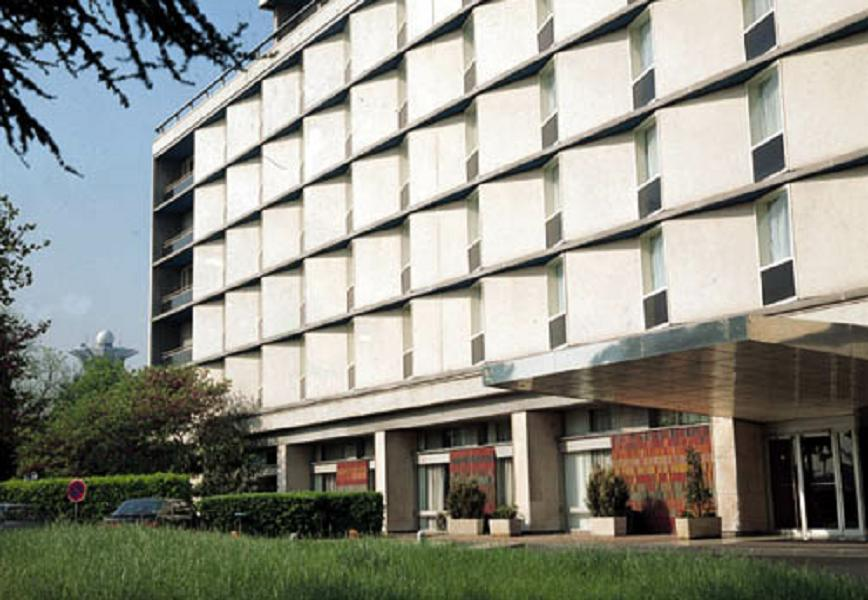
#> input picture opencv_practice/building.jpg, 868 x 600 px
$ jupyter execute '210812 class1 특징점 검출.ipynb'
#> lines starting #> are read from the running program, lines starting #| are printed output that depends on the picture
[cell 1]
import cv2
import numpy as np
import matplotlib.pyplot as plt
import sys

[cell 2]
src = cv2.imread('building.jpg', cv2.IMREAD_GRAYSCALE)
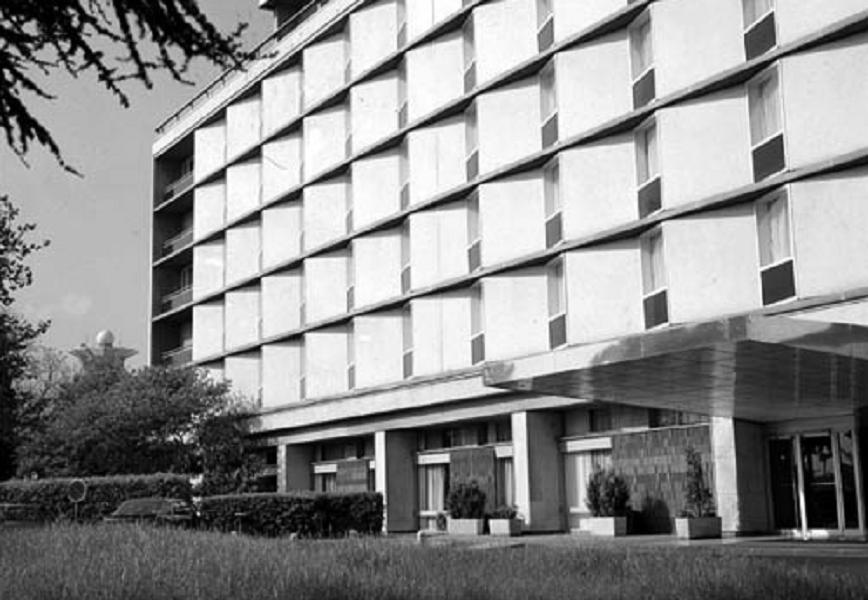
#> src: shape (600, 868); min 0, max 255, mean 142.3

if src is None:
    print('Image load failed!')
    sys.exit()

tm = cv2.TickMeter()#연산 시간 측정 객체

# GFTT
tm.start()#시간 측정 시작

corners = cv2.goodFeaturesToTrack(src, 400, 0.01, 10)#(이미지, 코너검출최대수, 코너결정상수, 코너사이최소거리)
#> corners = 400 rows, first 8: [198, 514], [15, 20], [781, 134], [764, 304], [4, 70], [791, 261], [31, 247], [772, 13]

tm.stop()#시간 측정 종료
print('GFTT: {}ms.'.format(tm.getTimeMilli()))

dst1 = cv2.cvtColor(src, cv2.COLOR_GRAY2BGR)

if corners is not None:
    for i in range(corners.shape[0]):
        pt = (int(corners[i, 0, 0]), int(corners[i, 0, 1]))
        cv2.circle(dst1, pt, 5, (0, 0, 255), 2)
#> this loop made 400 passes
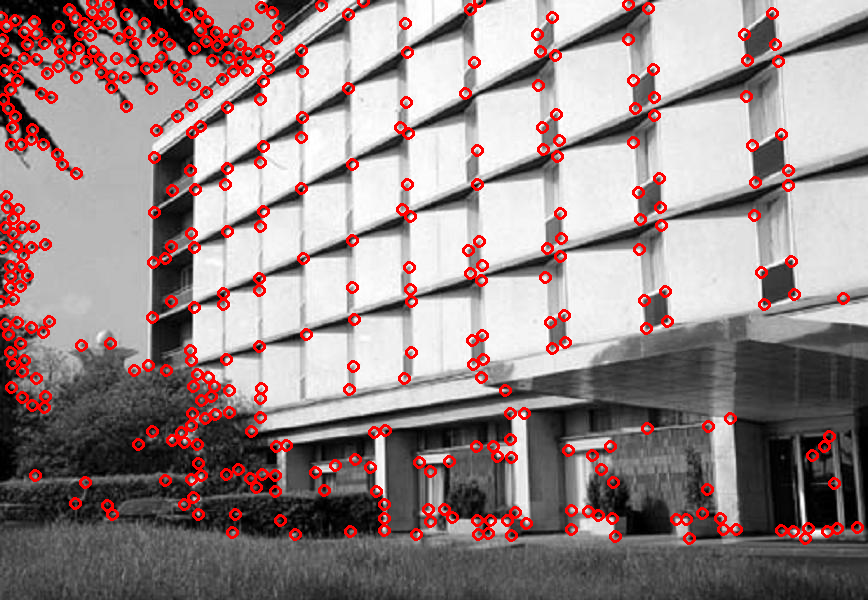
#> dst1: shape (600, 868, 3); mean B, G, R 134.1, 134.1, 151.1

# FAST
tm.reset()
tm.start()

fast = cv2.FastFeatureDetector_create(60)#(임계값)
keypoints = fast.detect(src)
#> keypoints = 580 keypoints; strongest (x, y, size): (198, 514, 7), (791, 261, 7), (772, 13, 7), (781, 135, 7)

tm.stop()
print('FAST: {}ms.'.format(tm.getTimeMilli()))

dst2 = cv2.cvtColor(src, cv2.COLOR_GRAY2BGR)

for kp in keypoints:
    pt = (int(kp.pt[0]), int(kp.pt[1]))
    cv2.circle(dst2, pt, 5, (0, 0, 255), 2)
#> this loop made 580 passes
#> kp on passes 1 to 3: keypoint at (176, 3), size 7, keypoint at (260, 3), size 7, keypoint at (629, 3), size 7
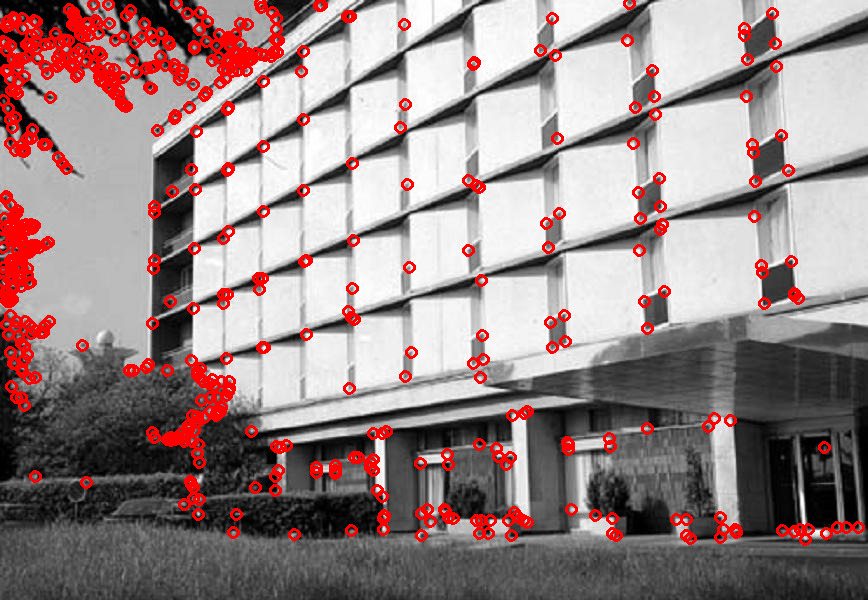
#> dst2: shape (600, 868, 3); mean B, G, R 133.2, 133.2, 152.4

cv2.imshow('src', src)
cv2.imshow('dst1', dst1)
cv2.imshow('dst2', dst2)
cv2.waitKey()

cv2.destroyAllWindows()

2.이미지 피라미드\
이미지를 확대. 축소 샘플링(4배, 1/4배 등)\
동작: upsize(zoom in ) / downsize(zoom out)\

[guassian pyramid]\
1) Gaussian Pyramid:이미지다운 샘플링. 모든 레이어는 아래에서 위로 번호가 매겨짐 (i+1). 짝수번째 행과 열을 제거함으로 축소 (1, 1/4, 1/8)\
2) Laplacian Pyramid: 위 가우시안 피라미드 아래층의 이미지로 업 샘플링된 이미지 재구성(해상도 낮음)\

<Gaussian Pyramid 예>\
ig = cv2.imread('k.jpg')\
lower_reso = cv2.pyrDown(img) #원본 이미지 1/4 사이즈\
higher_reso = cv2.pyrUp(img)원본이미지 4배 사이즈\

<Laplacian Pyramid 예>\
가우시안 피라미드로 이미지를 축소했다가 다시 확대하면 이 과정에서 행이나 열이 소실된다. 이렇게 생성된 이미지를 원본 이미지 크기로 변경한 뒤 원본 이미지에서 피라미드 이미지의 차 를 계산하면 이미지 운곽 도출

[cell 3]
import cv2

img = cv2.imread('building.jpg')
#> img is the input picture: shape (600, 868, 3); mean B, G, R 133.7, 143.6, 142.9

s = cv2.pyrDown(img)  # 원본 이미지의 1/4사이즈
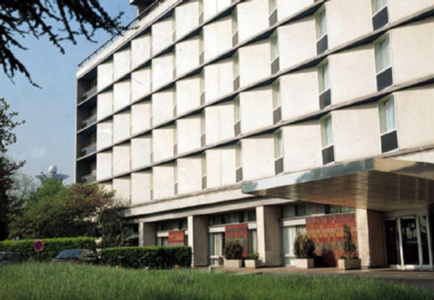
#> s: shape (300, 434, 3); mean B, G, R 133.8, 143.6, 143
l = cv2.pyrUp(s)  #원본 이미지의 4배 사이즈\

h,w,c = img.shape
#> h = 600; w = 868; c = 3
l2 = cv2.resize(l,(w,h))
res = cv2.subtract(img,l2)
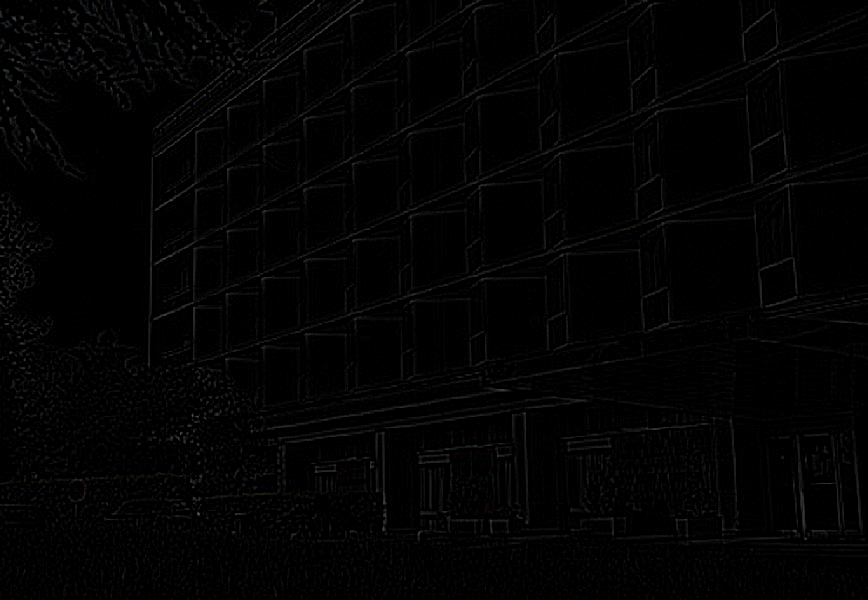
#> res: shape (600, 868, 3); mean B, G, R 2.8, 2.8, 2.8

cv2.imshow('img',res)
cv2.waitKey(0)
cv2.destroyAllWindows()

$ run again, with opencv_practice/a.jpg copied over opencv_practice/building.jpg
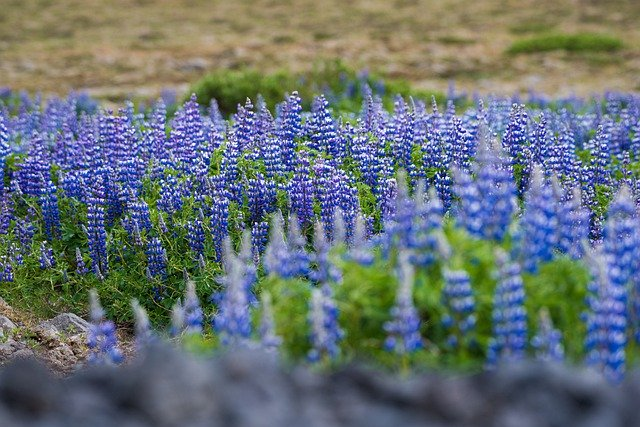
#> input picture opencv_practice/a.jpg, 640 x 427 px
#> corners = 400 rows, first 8: [329, 146], [255, 222], [288, 161], [319, 141], [193, 160], [436, 162], [201, 151], [291, 141]
#> the loop `for i in range(corners.shape[0]):` made 400 passes
#> after the loop `for i in range(corners.shape[0]):`:
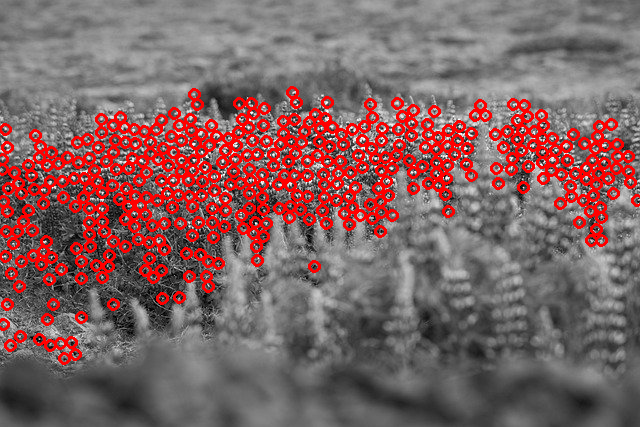
#> dst1: shape (427, 640, 3); mean B, G, R 97.5, 97.5, 129.1
#> keypoints = 2237 keypoints; strongest (x, y, size): (45, 241, 7), (523, 187, 7), (256, 223, 7), (194, 160, 7)
#> the loop `for kp in keypoints:` made 2237 passes
#> kp on passes 1 to 3: keypoint at (296, 91), size 7, keypoint at (293, 92), size 7, keypoint at (194, 94), size 7
#> img is the input picture: shape (427, 640, 3); mean B, G, R 116.7, 113.7, 102.9
#> `res = cv2.subtract(img,l2)`:
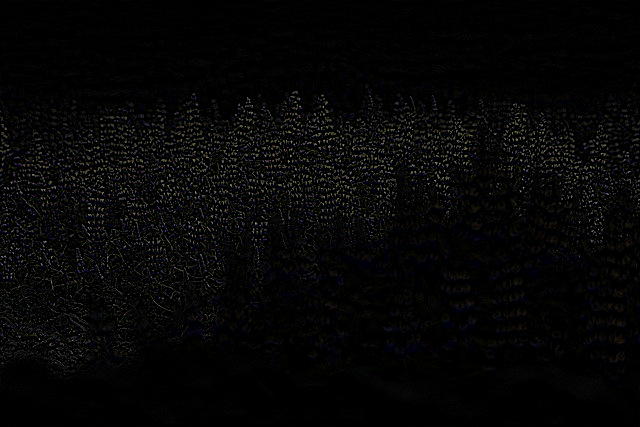
#> res: shape (427, 640, 3); mean B, G, R 5.7, 5.7, 5.8
